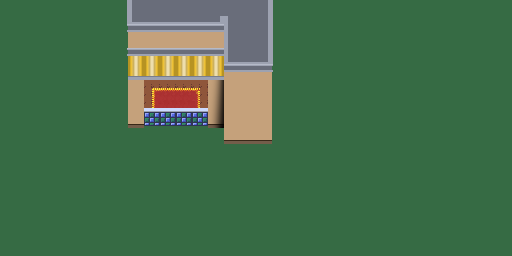

A 2D game scene composited from a Tiled map and its tileset images. What follows is a short description and the map's XML, with each tile layer's data collapsed to a summary:
An orthogonal 64x32 tile map with 8x8 px tiles, 4 tile layers (Bottom_Grass, BackBuildingsFront, BackBuildings, BackBuildingsShadow).

<map version="1.2" tiledversion="2018.11.29" orientation="orthogonal" renderorder="right-down" width="64" height="32" tilewidth="8" tileheight="8" infinite="0" nextlayerid="5" nextobjectid="1">
 <tileset firstgid="1" name="tileset" tilewidth="8" tileheight="8" tilecount="4096" columns="64">
  <image source="../images/dungeon_tiles.png" width="512" height="512" />
 </tileset>
 <layer id="1" name="Bottom_Grass" width="64" height="32">
  <data>[2048 cells, 2048 non-empty, 8 distinct tile ids]</data>
 </layer>
 <layer id="3" name="BackBuildingsFront" width="64" height="32">
  <data>[2048 cells, 0 non-empty, 0 distinct tile ids]</data>
 </layer>
 <layer id="2" name="BackBuildings" width="64" height="32">
  <data>[2048 cells, 290 non-empty, 29 distinct tile ids]</data>
 </layer>
 <layer id="4" name="BackBuildingsShadow" width="64" height="32">
  <data>[2048 cells, 12 non-empty, 12 distinct tile ids]</data>
 </layer>
</map>
